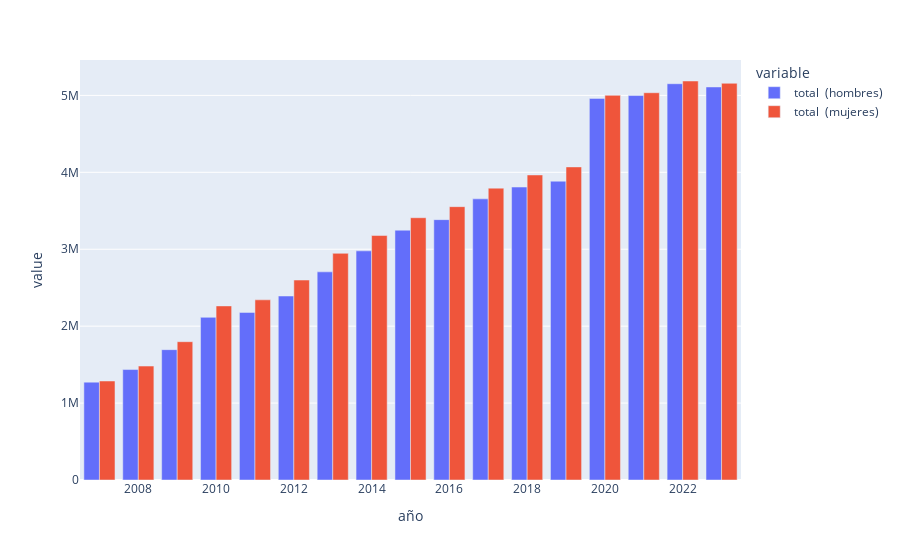

The cell this chart's notebook holds for it:
### Code cell
filter_ = 'all'

# Data filters.
default_filter = ['total  (hombres)', 'total  (mujeres)']
filters = {
    'subsidiado' : ['régimen subsidiado (hombres )', 'régimen subsidiado (mujeres )'],
    'contributivo' : ['régimen contributivo (hombres )', 'régimen contributivo (mujeres )'],
}

# Selecting the data that will be used as y axis.
y_axis_data = filters.get('', default_filter)

# Plotting the data.
px.bar(
    data,
    x='año',
    y=y_axis_data,
    barmode='group'
)

### Figure 1 — Plotly figure (JSON) as saved in the notebook; plotly's stock layout.template omitted (floating-point values rounded to 4 significant figures)
{"data": [{"alignmentgroup": "True", "hovertemplate": "variable=total  (hombres)<br>año=%{x}<br>value=%{y}<extra></extra>", "legendgroup": "total  (hombres)", "marker": {"color": "#636efa", "pattern": {"shape": ""}}, "name": "total  (hombres)", "offsetgroup": "total  (hombres)", "orientation": "v", "showlegend": true, "textposition": "auto", "type": "bar", "x": [2007, 2008, 2009, 2010, 2011, 2012, 2013, 2014, 2015, 2016, 2017, 2018, 2019, 2020, 2021, 2022, 2023], "xaxis": "x", "y": [1272227, 1435763, 1694440, 2114762, 2178591, 2392155, 2705832, 2978843, 3247604, 3384848, 3655041, 3808361, 3884741, 4961110, 4997908, 5151859, 5109709], "yaxis": "y"}, {"alignmentgroup": "True", "hovertemplate": "variable=total  (mujeres)<br>año=%{x}<br>value=%{y}<extra></extra>", "legendgroup": "total  (mujeres)", "marker": {"color": "#EF553B", "pattern": {"shape": ""}}, "name": "total  (mujeres)", "offsetgroup": "total  (mujeres)", "orientation": "v", "showlegend": true, "textposition": "auto", "type": "bar", "x": [2007, 2008, 2009, 2010, 2011, 2012, 2013, 2014, 2015, 2016, 2017, 2018, 2019, 2020, 2021, 2022, 2023], "xaxis": "x", "y": [1286890, 1481139, 1798084, 2263107, 2342259, 2599607, 2946897, 3178402, 3409639, 3553508, 3794239, 3965776, 4070182, 5000632, 5034900, 5187252, 5157545], "yaxis": "y"}], "layout": {"barmode": "group", "legend": {"title": {"text": "variable"}, "tracegroupgap": 0}, "margin": {"t": 60}, "xaxis": {"anchor": "y", "domain": [0, 1], "title": {"text": "año"}}, "yaxis": {"anchor": "x", "domain": [0, 1], "title": {"text": "value"}}}}
